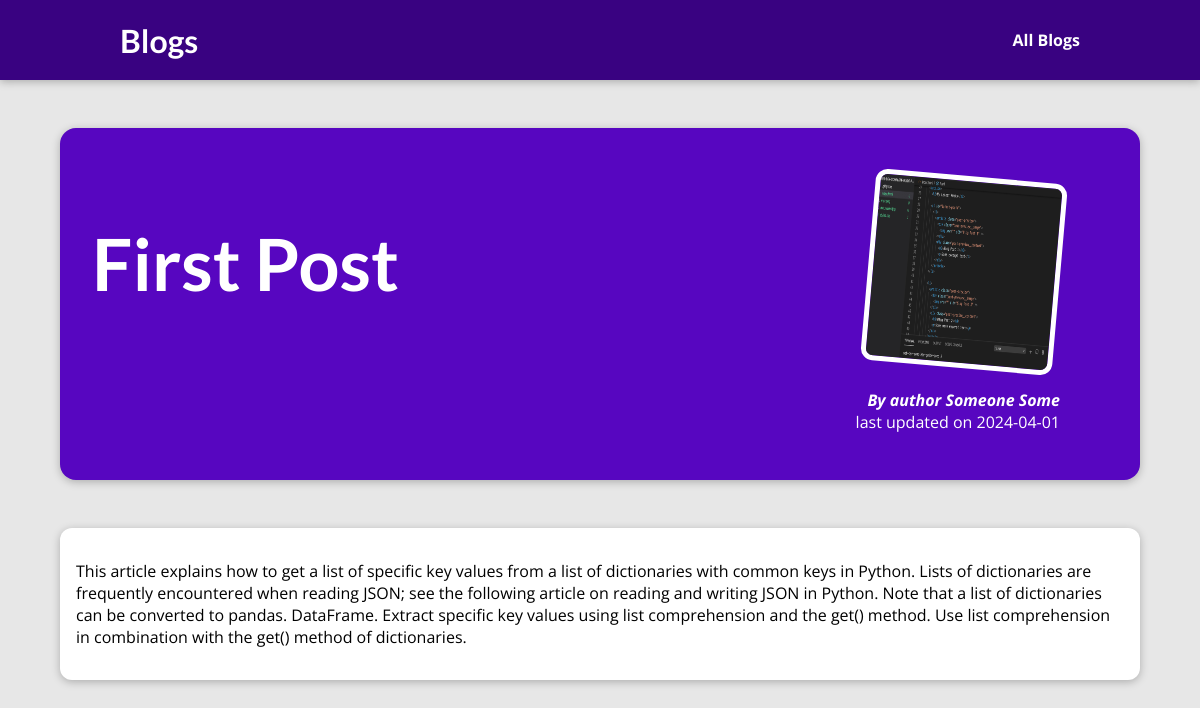
The page /posts/first-post on the database its author committed.
### blog/models.py (models this page shows)
class Post(models.Model):
    title = models.CharField(max_length=100)
    excerpt = models.CharField(max_length=200)
    image_name = models.CharField(max_length=100)
    date = models.DateField(auto_now=True)
    slug = models.SlugField(unique=True, db_index=True)
    content = models.TextField(validators=[MinLengthValidator(10)])
    author = models.ForeignKey(Author, on_delete=models.SET_NULL, null=True)
    tags = models.ManyToManyField(Tag)

class Author(models.Model):
    first_name = models.CharField(max_length=100)
    last_name = models.CharField(max_length=100)
    email = models.EmailField(max_length=254)
    def __str__(self):
        return f"{self.first_name} {self.last_name}"

### blog/views.py (the view)
# urls.py: path("posts/<slug:slug>", views.post_detail, name="post_detail"),
def post_detail(request, slug):
    all_posts = Post.objects.all()
    post = next(x for x in all_posts if x.slug == slug)
    return render(request, "blog/post_detail.html", {"post": post})

### blog/templates/blog/post_detail.html (shortened to what this page needs)
{% extends "layout.html" %}
{% load static %}
     {% block css %}
    <link rel="stylesheet" href="{% static "blog/post_detail.css" %}"/>
      <link rel="stylesheet" href="{% static "blog/post.css" %}"/>
    {% endblock css %}
{% block content %}
    <section id="summary">
    <h2>{{post.title|title}}</h2>
    <article>
        <img src="{% static "blog/images/"|add:post.image_name %}" alt="post title">
        <address>By author {{post.author|title}}</address>
        <div>last updated on {{post.date|title}} <time></time> </div>
    </article>
 </section>
 <main>
    <p>{{post.content|linebreaks}} </p>
 </main>
{% endblock content %}

### static/app.css (style rules this page uses)
* { box-sizing: border-box; }
html { font-family: "Open Sans", "Lato", sans-serif; }
body { margin: 0; }
h1, h2, h3 { font-family: "Lato", sans-serif; font-weight: bold; }

### blog/static/blog/post_detail.css (style rules this page uses)
body { background-color: #e7e7e7; }
#summary { margin: 8rem auto 3rem auto; padding: 2rem; width: 90%; max-width: 90rem; border-radius: 16px; background-color: #5706c0; position: relative; box-shadow: 0 2px 8px rgba(0, 0, 0, 0.25); height: 22rem; }
#summary h2 { color: white; font-size: 4.5rem; }
#summary article { position: absolute; top: 2rem; right: 3rem; padding: 1rem 2rem; border-radius: 12px; text-align: right; color: white; }
#summary article img { width: 12rem; height: 12rem; border-radius: 12px; transform: rotateZ(5deg); border: 5px solid white; margin-bottom: 1rem; }
#summary address { font-weight: bold; }
main { width: 90%; max-width: 90rem; margin: 3rem auto; background-color: white; padding: 1rem; border-radius: 12px; box-shadow: 0 2px 8px rgba(0, 0, 0, 0.25); }

### rows shown on the page
Post: title "First Post", image_name (picture), author "Someone Some", date "2024-04-01", content "This article explains how to get a list of specific key values from a list of dictionaries with common keys in Python. Lists of dictionaries are frequently encountered when reading JSON; see the following article on reading and writing JSON in Python. Note that a list of dictionaries can be converted to pandas. DataFrame. Extract specific key values using list comprehension and the get() method. Use list comprehension in combination with the get() method of dictionaries."
